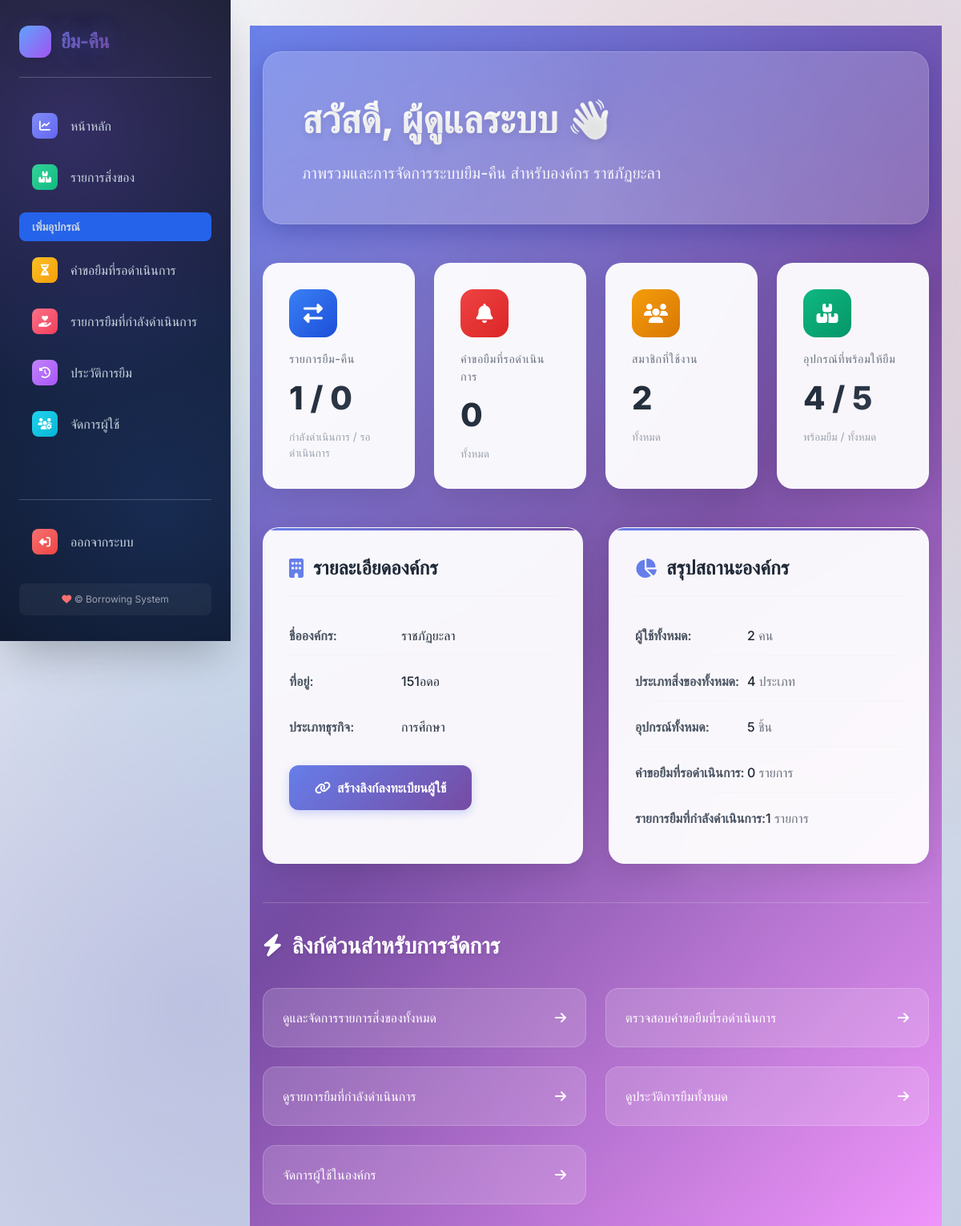
/dashboard/ (signed in), run on the app's committed database.
### users/models.py (models this page shows, shortened)
class Organization(models.Model):
    name = models.CharField(max_length=255, unique=True, verbose_name="ชื่อองค์กร")
    address = models.TextField(verbose_name="ที่อยู่")
    business_type = models.CharField(max_length=255, verbose_name="ประเภทธุรกิจ", blank=True, null=True)
    class Meta:
        verbose_name = "องค์กร"
        verbose_name_plural = "องค์กร"

### users/views.py (the view)
# urls.py: path('', RedirectView.as_view(url='/user-dashboard/', permanent=False), name='home'),
@login_required
def dashboard(request):
    if request.user.is_superuser:
        return redirect('superuser_dashboard')
    elif request.user.is_org_admin:
        organization = request.user.organization
        total_item_types = Item.objects.filter(organization=organization).count()
        total_assets = Asset.objects.filter(item__organization=organization).count()
        available_assets_count = Asset.objects.filter(item__organization=organization, status='available').count()
        on_loan_assets_count = Asset.objects.filter(item__organization=organization, status='on_loan').count()
        pending_loan_requests = Loan.objects.filter(
            asset__item__organization=organization, status='pending'
        ).count()
        active_users_count = CustomUser.objects.filter(
            organization=organization, is_active=True
        ).count()
        pending_loans = Loan.objects.filter(
            asset__item__organization=organization, status='pending'
        ).order_by('-borrow_date')
        active_loans = Loan.objects.filter(
            asset__item__organization=organization, status='approved'
        ).order_by('due_date')
        loan_history = Loan.objects.filter(
            asset__item__organization=organization
        ).exclude(status__in=['pending', 'approved']).order_by('-borrow_date')
        context = {
            'is_superuser_dashboard': False,
            'organization': organization,
            'total_item_types': total_item_types,
            'total_assets': total_assets,
            'available_assets_count': available_assets_count,
            'on_loan_assets_count': on_loan_assets_count,
            'pending_loan_requests': pending_loan_requests,
            'active_users_count': active_users_count,
            'pending_loans': pending_loans,
            'active_loans': active_loans,
            'loan_history': loan_history,
        }
        return render(request, 'users/dashboard.html', context)
    return redirect('user_dashboard')

### users/context_processors.py (called while the page is built)
def unread_notifications_count(request):
    if request.user.is_authenticated:
        count = Notification.objects.filter(user=request.user, is_read=False).count()
        return {'unread_notifications_count': count}
    return {'unread_notifications_count': 0} # หากผู้ใช้ยังไม่ได้ล็อกอิน ให้ส่ง 0

### users/templates/users/dashboard.html (shortened to what this page needs)
{% extends 'users/base.html' %}
{% block content %}
<div class="floating-shapes">
    <div class="shape"></div>
</div>
<div class="dashboard-bg">
    <div class="dashboard-container max-w-7xl mx-auto py-8 px-4">
        <div class="hero-section">
            <div class="hero-content">
                <h1 class="hero-title">
                    สวัสดี, ผู้ดูแลระบบ 👋
                </h1>
                <p class="hero-subtitle">
                    ภาพรวมและการจัดการระบบยืม-คืน สำหรับองค์กร {{ organization.name }}
                </p>
            </div>
        </div>
        <section class="grid grid-cols-1 md:grid-cols-2 lg:grid-cols-4 gap-6 mb-12">
            <a href="{% url 'loan_history_admin_view' %}" class="stats-card card-blue">
                <div class="card-icon">
                    <i class="fas fa-exchange-alt"></i>
                </div>
                <div class="card-label">รายการยืม-คืน</div>
                <div class="card-number">{{ active_loans.count | default:0 }} / {{ pending_loan_requests | default:0 }}</div>
                <div class="card-subtitle">กำลังดำเนินการ / รอดำเนินการ</div>
            </a>
            <a href="{% url 'pending_loans_view' %}" class="stats-card card-red">
                <div class="card-icon">
                    <i class="fas fa-bell"></i>
                </div>
                <div class="card-label">คำขอยืมที่รอดำเนินการ</div>
                <div class="card-number">{{ pending_loan_requests | default:0 }}</div>
                <div class="card-subtitle">ทั้งหมด</div>
            </a>
            <a href="{% url 'manage_organization_users' %}" class="stats-card card-yellow">
                <div class="card-icon">
                    <i class="fas fa-users"></i>
                </div>
                <div class="card-label">สมาชิกที่ใช้งาน</div>
                <div class="card-number">{{ active_users_count | default:0 }}</div>
                <div class="card-subtitle">ทั้งหมด</div>
            </a>
            <a href="{% url 'item_overview' %}" class="stats-card card-green">
                <div class="card-icon">
                    <i class="fas fa-boxes-stacked"></i>
                </div>
                <div class="card-label">อุปกรณ์ที่พร้อมให้ยืม</div>
                <div class="card-number">{{ available_assets_count | default:0 }} / {{ total_assets | default:0 }}</div>
                <div class="card-subtitle">พร้อมยืม / ทั้งหมด</div>
            </a>
        </section>
        <div class="grid grid-cols-1 lg:grid-cols-2 gap-8 mb-12">
            <div class="info-card">
                <h2 class="info-card-title">
                    <i class="fas fa-building"></i>
                    รายละเอียดองค์กร
                </h2>
                <div class="space-y-2">
                    <div class="detail-row">
                        <div class="detail-label">ชื่อองค์กร:</div>
                        <div class="detail-value">{{ organization.name }}</div>
                    </div>
                    <div class="detail-row">
                        <div class="detail-label">ที่อยู่:</div>
                        <div class="detail-value">{{ organization.address | default:"-" }}</div>
                    </div>
                    <div class="detail-row">
                        <div class="detail-label">ประเภทธุรกิจ:</div>
                        <div class="detail-value">{{ organization.business_type | default:"-" }}</div>
                    </div>
                </div>
                <div class="mt-6">
                    <a href="{% url 'generate_registration_link' %}" class="primary-btn">
                        <i class="fas fa-link"></i>
                        สร้างลิงก์ลงทะเบียนผู้ใช้
                    </a>
                </div>
            </div>
            <div class="info-card">
                <h2 class="info-card-title">
                    <i class="fas fa-chart-pie"></i>
                    สรุปสถานะองค์กร
                </h2>
                <div class="space-y-2">
                    <div class="detail-row">
                        <div class="detail-label">ผู้ใช้ทั้งหมด:</div>
                        <div class="detail-value">{{ active_users_count | default:0 }} <span class="text-gray-500">คน</span></div>
                    </div>
                    <div class="detail-row">
                        <div class="detail-label">ประเภทสิ่งของทั้งหมด:</div>
                        <div class="detail-value">{{ total_item_types | default:0 }} <span class="text-gray-500">ประเภท</span></div>
                    </div>
                    <div class="detail-row">
                        <div class="detail-label">อุปกรณ์ทั้งหมด:</div>
                        <div class="detail-value">{{ total_assets | default:0 }} <span class="text-gray-500">ชิ้น</span></div>
                    </div>
                    <div class="detail-row">
                        <div class="detail-label">คำขอยืมที่รอดำเนินการ:</div>
                        <div class="detail-value">{{ pending_loan_requests | default:0 }} <span class="text-gray-500">รายการ</span></div>
                    </div>
                    <div class="detail-row">
                        <div class="detail-label">รายการยืมที่กำลังดำเนินการ:</div>
                        <div class="detail-value">{{ active_loans.count | default:0 }} <span class="text-gray-500">รายการ</span></div>
                    </div>
                </div>
            </div>
        </div>
        <section class="quick-links-section">
            <h2 class="section-title">
                <i class="fas fa-bolt"></i>
                ลิงก์ด่วนสำหรับการจัดการ
            </h2>
            <div class="grid grid-cols-1 md:grid-cols-2 gap-6">
                <a href="{% url 'item_overview' %}" class="quick-link">
                    <span>ดูและจัดการรายการสิ่งของทั้งหมด</span>
                    <i class="fas fa-arrow-right"></i>
                </a>
                <a href="{% url 'pending_loans_view' %}" class="quick-link">
                    <span>ตรวจสอบคำขอยืมที่รอดำเนินการ</span>
                    <i class="fas fa-arrow-right"></i>
                </a>
                <a href="{% url 'active_loans_view' %}" class="quick-link">
                    <span>ดูรายการยืมที่กำลังดำเนินการ</span>
                    <i class="fas fa-arrow-right"></i>
                </a>
                <a href="{% url 'loan_history_admin_view' %}" class="quick-link">
                    <span>ดูประวัติการยืมทั้งหมด</span>
                    <i class="fas fa-arrow-right"></i>
                </a>
                <a href="{% url 'manage_organization_users' %}" class="quick-link">
                    <span>จัดการผู้ใช้ในองค์กร</span>
                    <i class="fas fa-arrow-right"></i>
                </a>
            </div>
        </section>
    </div>
</div>
{% endblock content %}

### users/templates/users/base.html (style rules this page uses)
:root { --sbw:18rem; --primary-gradient: linear-gradient(135deg, #667eea 0%, #764ba2 100%); --sidebar-gradient: linear-gradient(180deg, #1a1f2e 0%, #16213e 50%, #0f172a 100%); --glass-bg: rgba(255, 255, 255, 0.1); --glass-border: rgba(255, 255, 255, 0.2); }
* { box-sizing: border-box; }
body { font-family: 'Inter', sans-serif; background: linear-gradient(135deg, #f5f7fa 0%, #c3cfe2 100%); color: #2d3748; min-height: 100vh; display: flex; position: relative; overflow-x: hidden; }
body::before { content: ''; position: fixed; top: 0; left: 0; width: 100%; height: 100%; background: radial-gradient(circle at 20% 80%, rgba(120, 119, 198, 0.3) 0%, transparent 50%), radial-gradient(circle at 80% 20%, rgba(255, 107, 107, 0.2) 0%, transparent 50%), radial-gradient(circle at 40% 40%, rgba(120, 219, 226, 0.2) 0%, transparent 50%); pointer-events: none; z-index: -1; }

### data on the page
Organization: name "ราชภัฏยะลา", address "151อดอ", business_type "การศึกษา"

### other printed values
{{ active_loans.count | default:0 }} "1"
{{ pending_loan_requests | default:0 }} "0"
{{ active_users_count | default:0 }} "2"
{{ available_assets_count | default:0 }} "4"
{{ total_assets | default:0 }} "5"
{{ total_item_types | default:0 }} "4"
